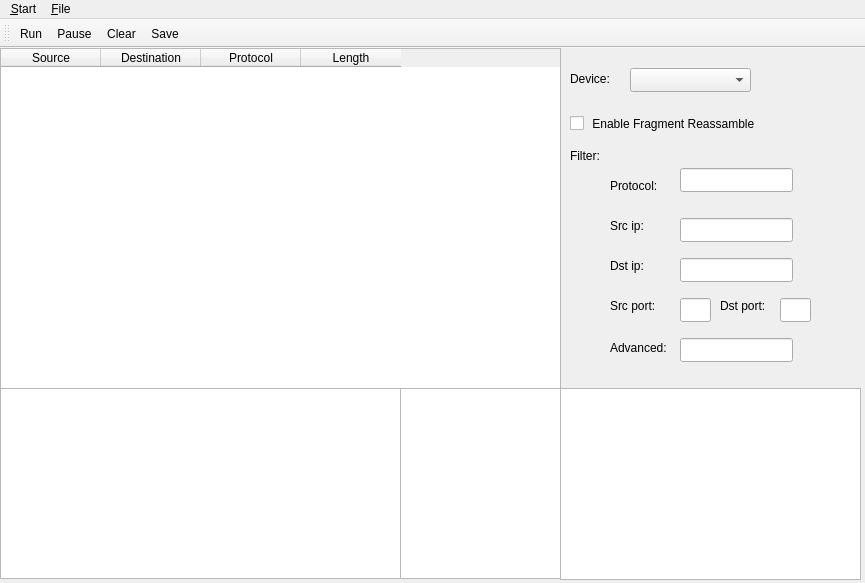
<?xml version="1.0" encoding="UTF-8"?>
<ui version="4.0">
 <class>MainWindow</class>
 <widget class="QMainWindow" name="MainWindow">
  <property name="geometry">
   <rect>
    <x>0</x>
    <y>0</y>
    <width>865</width>
    <height>583</height>
   </rect>
  </property>
  <property name="windowTitle">
   <string>Sniffer</string>
  </property>
  <widget class="QWidget" name="centralWidget">
   <widget class="QComboBox" name="comboBox">
    <property name="geometry">
     <rect>
      <x>630</x>
      <y>20</y>
      <width>121</width>
      <height>24</height>
     </rect>
    </property>
   </widget>
   <widget class="QTableWidget" name="tableWidget">
    <property name="geometry">
     <rect>
      <x>0</x>
      <y>0</y>
      <width>561</width>
      <height>341</height>
     </rect>
    </property>
    <column>
     <property name="text">
      <string>Source</string>
     </property>
     <property name="textAlignment">
      <set>AlignCenter</set>
     </property>
    </column>
    <column>
     <property name="text">
      <string>Destination</string>
     </property>
     <property name="textAlignment">
      <set>AlignCenter</set>
     </property>
    </column>
    <column>
     <property name="text">
      <string>Protocol</string>
     </property>
     <property name="textAlignment">
      <set>AlignCenter</set>
     </property>
    </column>
    <column>
     <property name="text">
      <string>Length</string>
     </property>
     <property name="textAlignment">
      <set>AlignCenter</set>
     </property>
    </column>
   </widget>
   <widget class="QTextBrowser" name="textBrowser">
    <property name="geometry">
     <rect>
      <x>0</x>
      <y>340</y>
      <width>401</width>
      <height>191</height>
     </rect>
    </property>
    <property name="font">
     <font>
      <kerning>false</kerning>
     </font>
    </property>
    <property name="lineWrapMode">
     <enum>QTextEdit::WidgetWidth</enum>
    </property>
   </widget>
   <widget class="QLabel" name="label">
    <property name="geometry">
     <rect>
      <x>570</x>
      <y>20</y>
      <width>51</width>
      <height>21</height>
     </rect>
    </property>
    <property name="text">
     <string>Device:</string>
    </property>
   </widget>
   <widget class="QTextBrowser" name="textBrowser_2">
    <property name="geometry">
     <rect>
      <x>400</x>
      <y>340</y>
      <width>161</width>
      <height>191</height>
     </rect>
    </property>
   </widget>
   <widget class="QCheckBox" name="checkBox">
    <property name="geometry">
     <rect>
      <x>570</x>
      <y>40</y>
      <width>211</width>
      <height>71</height>
     </rect>
    </property>
    <property name="text">
     <string> Enable Fragment Reassamble</string>
    </property>
   </widget>
   <widget class="QTextBrowser" name="textBrowser_3">
    <property name="geometry">
     <rect>
      <x>560</x>
      <y>340</y>
      <width>301</width>
      <height>192</height>
     </rect>
    </property>
   </widget>
   <widget class="QLabel" name="label_2">
    <property name="geometry">
     <rect>
      <x>570</x>
      <y>100</y>
      <width>60</width>
      <height>16</height>
     </rect>
    </property>
    <property name="text">
     <string>Filter:</string>
    </property>
   </widget>
   <widget class="QLabel" name="label_3">
    <property name="geometry">
     <rect>
      <x>610</x>
      <y>130</y>
      <width>60</width>
      <height>16</height>
     </rect>
    </property>
    <property name="text">
     <string>Protocol:</string>
    </property>
   </widget>
   <widget class="QLabel" name="label_4">
    <property name="geometry">
     <rect>
      <x>610</x>
      <y>170</y>
      <width>60</width>
      <height>16</height>
     </rect>
    </property>
    <property name="text">
     <string>Src ip:</string>
    </property>
   </widget>
   <widget class="QLabel" name="label_5">
    <property name="geometry">
     <rect>
      <x>610</x>
      <y>210</y>
      <width>60</width>
      <height>16</height>
     </rect>
    </property>
    <property name="text">
     <string>Dst ip:</string>
    </property>
   </widget>
   <widget class="QLabel" name="label_6">
    <property name="geometry">
     <rect>
      <x>610</x>
      <y>250</y>
      <width>60</width>
      <height>16</height>
     </rect>
    </property>
    <property name="text">
     <string>Src port:</string>
    </property>
   </widget>
   <widget class="QLabel" name="label_7">
    <property name="geometry">
     <rect>
      <x>720</x>
      <y>250</y>
      <width>60</width>
      <height>16</height>
     </rect>
    </property>
    <property name="text">
     <string>Dst port:</string>
    </property>
   </widget>
   <widget class="QLabel" name="label_8">
    <property name="geometry">
     <rect>
      <x>610</x>
      <y>290</y>
      <width>71</width>
      <height>20</height>
     </rect>
    </property>
    <property name="text">
     <string>Advanced:</string>
    </property>
   </widget>
   <widget class="QLineEdit" name="lineEdit">
    <property name="geometry">
     <rect>
      <x>680</x>
      <y>120</y>
      <width>113</width>
      <height>24</height>
     </rect>
    </property>
   </widget>
   <widget class="QLineEdit" name="lineEdit_2">
    <property name="geometry">
     <rect>
      <x>680</x>
      <y>170</y>
      <width>113</width>
      <height>24</height>
     </rect>
    </property>
   </widget>
   <widget class="QLineEdit" name="lineEdit_3">
    <property name="geometry">
     <rect>
      <x>680</x>
      <y>210</y>
      <width>113</width>
      <height>24</height>
     </rect>
    </property>
   </widget>
   <widget class="QLineEdit" name="lineEdit_4">
    <property name="geometry">
     <rect>
      <x>680</x>
      <y>250</y>
      <width>31</width>
      <height>24</height>
     </rect>
    </property>
   </widget>
   <widget class="QLineEdit" name="lineEdit_6">
    <property name="geometry">
     <rect>
      <x>680</x>
      <y>290</y>
      <width>113</width>
      <height>24</height>
     </rect>
    </property>
   </widget>
   <widget class="QLineEdit" name="lineEdit_5">
    <property name="geometry">
     <rect>
      <x>780</x>
      <y>250</y>
      <width>31</width>
      <height>24</height>
     </rect>
    </property>
   </widget>
  </widget>
  <widget class="QMenuBar" name="menuBar">
   <property name="geometry">
    <rect>
     <x>0</x>
     <y>0</y>
     <width>865</width>
     <height>22</height>
    </rect>
   </property>
   <widget class="QMenu" name="menu_Start">
    <property name="title">
     <string>&amp;Start</string>
    </property>
    <addaction name="actionsniffrun"/>
    <addaction name="actionsniffpause"/>
    <addaction name="actionsniffclear"/>
   </widget>
   <widget class="QMenu" name="menu_File">
    <property name="title">
     <string>&amp;File</string>
    </property>
    <addaction name="actionSave"/>
   </widget>
   <addaction name="menu_Start"/>
   <addaction name="menu_File"/>
  </widget>
  <widget class="QToolBar" name="toolBar">
   <property name="windowTitle">
    <string>toolBar</string>
   </property>
   <attribute name="toolBarArea">
    <enum>TopToolBarArea</enum>
   </attribute>
   <attribute name="toolBarBreak">
    <bool>false</bool>
   </attribute>
   <addaction name="actionsniffrun"/>
   <addaction name="actionsniffpause"/>
   <addaction name="actionsniffclear"/>
   <addaction name="actionSave"/>
  </widget>
  <action name="actionsniffclear">
   <property name="text">
    <string>Clear</string>
   </property>
   <property name="toolTip">
    <string>clear the table</string>
   </property>
  </action>
  <action name="actionsniffpause">
   <property name="text">
    <string>Pause</string>
   </property>
   <property name="toolTip">
    <string>pause the sniffer, click Run to continue</string>
   </property>
   <property name="shortcut">
    <string>Ctrl+S</string>
   </property>
  </action>
  <action name="actionsniffrun">
   <property name="text">
    <string>Run</string>
   </property>
   <property name="toolTip">
    <string>start the sniffer</string>
   </property>
   <property name="shortcut">
    <string>Ctrl+R</string>
   </property>
  </action>
  <action name="actionSave">
   <property name="text">
    <string>Save</string>
   </property>
   <property name="toolTip">
    <string>save</string>
   </property>
  </action>
 </widget>
 <layoutdefault spacing="6" margin="11"/>
 <resources/>
 <connections>
  <connection>
   <sender>actionsniffrun</sender>
   <signal>triggered()</signal>
   <receiver>MainWindow</receiver>
   <slot>startSniff()</slot>
   <hints>
    <hint type="sourcelabel">
     <x>-1</x>
     <y>-1</y>
    </hint>
    <hint type="destinationlabel">
     <x>369</x>
     <y>165</y>
    </hint>
   </hints>
  </connection>
  <connection>
   <sender>comboBox</sender>
   <signal>currentIndexChanged(int)</signal>
   <receiver>MainWindow</receiver>
   <slot>updateDev()</slot>
   <hints>
    <hint type="sourcelabel">
     <x>667</x>
     <y>69</y>
    </hint>
    <hint type="destinationlabel">
     <x>369</x>
     <y>165</y>
    </hint>
   </hints>
  </connection>
  <connection>
   <sender>actionsniffpause</sender>
   <signal>triggered()</signal>
   <receiver>MainWindow</receiver>
   <slot>pauseSniff()</slot>
   <hints>
    <hint type="sourcelabel">
     <x>-1</x>
     <y>-1</y>
    </hint>
    <hint type="destinationlabel">
     <x>400</x>
     <y>228</y>
    </hint>
   </hints>
  </connection>
  <connection>
   <sender>actionsniffclear</sender>
   <signal>triggered()</signal>
   <receiver>MainWindow</receiver>
   <slot>clearSniff()</slot>
   <hints>
    <hint type="sourcelabel">
     <x>-1</x>
     <y>-1</y>
    </hint>
    <hint type="destinationlabel">
     <x>400</x>
     <y>228</y>
    </hint>
   </hints>
  </connection>
  <connection>
   <sender>actionSave</sender>
   <signal>triggered()</signal>
   <receiver>MainWindow</receiver>
   <slot>saveFileDiag()</slot>
   <hints>
    <hint type="sourcelabel">
     <x>-1</x>
     <y>-1</y>
    </hint>
    <hint type="destinationlabel">
     <x>432</x>
     <y>291</y>
    </hint>
   </hints>
  </connection>
 </connections>
 <slots>
  <slot>startSniff()</slot>
  <slot>updateDev()</slot>
  <slot>pauseSniff()</slot>
  <slot>clearSniff()</slot>
  <slot>saveFileDiag()</slot>
 </slots>
</ui>
